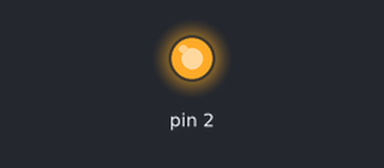
Bench run of a sketch on a simulated Arduino Uno, built with avr-gcc and run on an emulated ATmega328P. On the bench: output pins drawn as LEDs (lit = HIGH).

Above: at 0.1 s.
At 1.1 s:
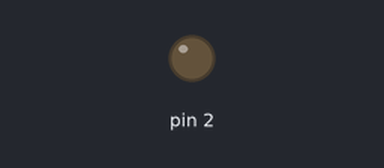
Timing chart, 0 to 2.6 s (numbered marks = the images above):
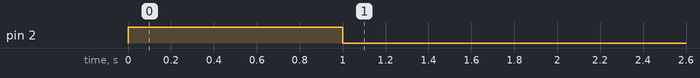

The sketch:

Question6.1-2.ino
```cpp
void led () {
  digitalWrite (2, HIGH);
  delay (1000);
  digitalWrite (2, LOW);
  delay (1000);
}

void setup () {
  Serial.begin (9600);
  pinMode (2, OUTPUT);

  led ();
}

void loop () {

}
```
